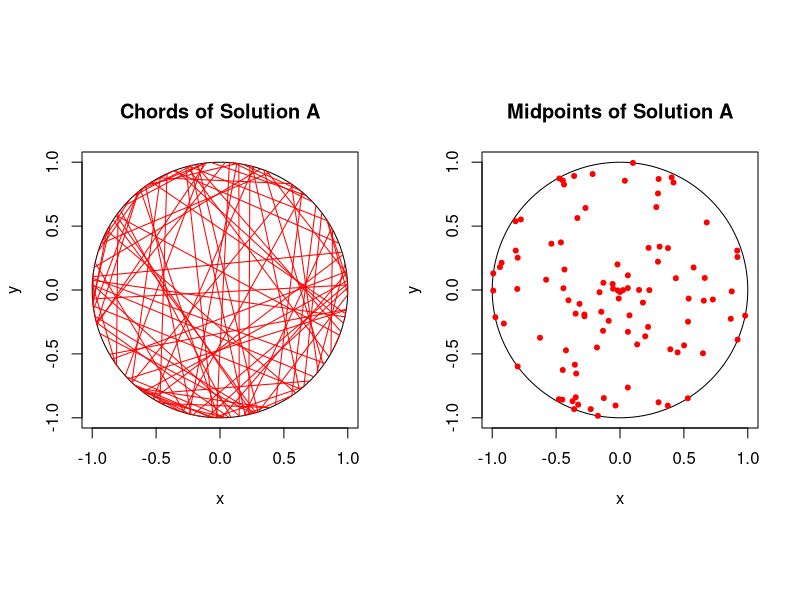
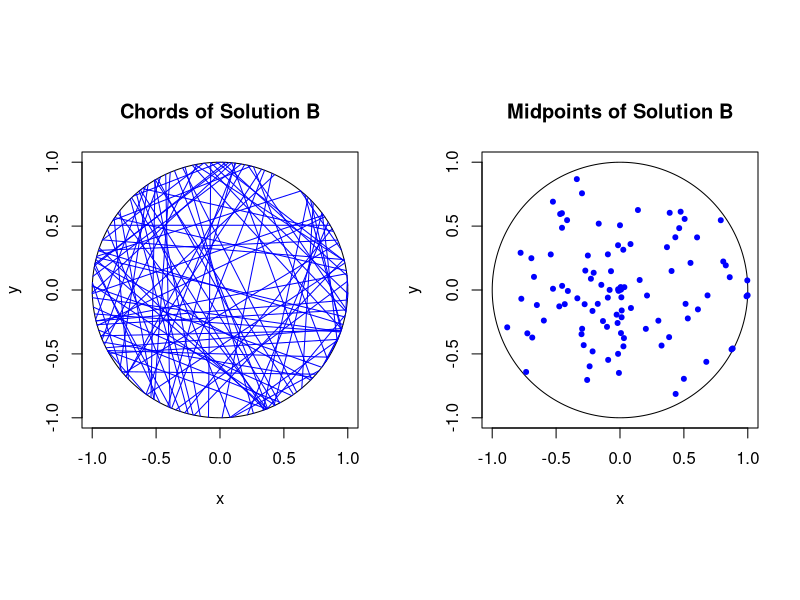
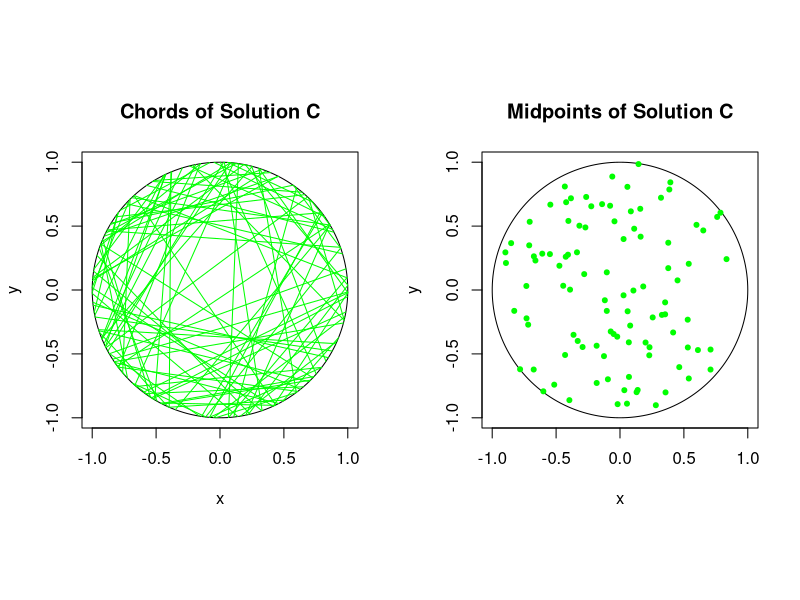

The R script that drew these images, in order:
# Illustrate the three solutions of the Bertrand paradox on a disk.
# The paradox asks what is the probability of a random chord in a 
# circle being greater than a side of equilateral triangle inscribed in
# the circle. Traditionally this problem has three different solutions.
# The three solutions are labelled A, B and C, which correspond to
# solutions 1, 2 and 3 in, for example, the Wikipedia article:
# https://en.wikipedia.org/wiki/Bertrand_paradox_(probability)
# The empirical estimates are also done for the probability of the chord 
# length being greater than the side of the triangle. 
# The results are not plotted if the number of lines is equal to or 
# greater than a thousand (ie numbLines<1000 for plotting).
# Author: H. Paul Keeler, 2019.
# Website: hpaulkeeler.com
# Repository: github.com/hpaulkeeler/posts
# For more details, see the post:
# hpaulkeeler.com/the-bertrand-paradox/

###START Parameters START###
#Simulation disk dimensions
xx0=0; yy0=0; #center of disk
r=1; #disk radius
numbLines=10^2;#number of lines
###END Parameters END###

###START Simulate three solutions on a disk START###
#Solution A
thetaA1=2*pi*runif(numbLines); #choose angular component uniformly
thetaA2=2*pi*runif(numbLines); #choose angular component uniformly

#calculate segment endpoints
xxA1=xx0+r*cos(thetaA1);
yyA1=yy0+r*sin(thetaA1);
xxA2=xx0+r*cos(thetaA2);
yyA2=yy0+r*sin(thetaA2);
#calculate midpoints of segments
xxA0=(xxA1+xxA2)/2; yyA0=(yyA1+yyA2)/2;

#Solution B
thetaB=2*pi*runif(numbLines); #choose angular component uniformly
pB=r*runif(numbLines); #choose radial component uniformly
qB=sqrt(r^2-pB^2); #distance to circle edge (along line)

#calculate trig values
sin_thetaB=sin(thetaB);
cos_thetaB=cos(thetaB);

#calculate segment endpoints
xxB1=xx0+pB*cos_thetaB+qB*sin_thetaB;
yyB1=yy0+pB*sin_thetaB-qB*cos_thetaB;
xxB2=xx0+pB*cos_thetaB-qB*sin_thetaB;
yyB2=yy0+pB*sin_thetaB+qB*cos_thetaB;
#calculate midpoints of segments
xxB0=(xxB1+xxB2)/2; yyB0=(yyB1+yyB2)/2;

#Solution C
#choose a point uniformly in the disk
thetaC=2*pi*runif(numbLines); #choose angular component uniformly
pC=r*sqrt(runif(numbLines)); #choose radial component
qC=sqrt(r^2-pC^2); #distance to circle edge (alonge line)

#calculate trig values
sin_thetaC=sin(thetaC);
cos_thetaC=cos(thetaC);

#calculate segment endpoints
xxC1=xx0+pC*cos_thetaC+qC*sin_thetaC;
yyC1=yy0+pC*sin_thetaC-qC*cos_thetaC;
xxC2=xx0+pC*cos_thetaC-qC*sin_thetaC;
yyC2=yy0+pC*sin_thetaC+qC*cos_thetaC;
#calculate midpoints of segments
xxC0=(xxC1+xxC2)/2; yyC0=(yyC1+yyC2)/2;
###END Simulate three solutions on a disk END###

#Plot if there are less than a thousand lines.
if (numbLines<1000) {
  #create points for circle 
  t=seq(0,2*pi,len=200);
  xp=r*cos(t); yp=r*sin(t);
  
  ### START Plotting START ###
  #Solution A
  #plot.new();
  par(mfrow=c(1,2));
  par(pty="s"); #use square plotting region
  plot(xx0+xp,yy0+yp,xlab='x',ylab='y',type="l", col='black',main='Chords of Solution A');
  #plot segments of Solution A
  segments(xxA1,yyA1,xxA2,yyA2,col='red'); 
  #draw circle
  par(pty="s"); #use square plotting region
  plot(xx0+xp,yy0+yp,xlab='x',ylab='y',type="l", col='black',main='Midpoints of Solution A');
  #plot midpoints of Solution A
  points(xxA0,yyA0,pch=20,col='red');  
  
  #Solution B
  #plot.new();
  par(mfrow=c(1,2));
  par(pty="s"); #use square plotting region
  plot(xx0+xp,yy0+yp,xlab='x',ylab='y',type="l", col='black',main='Chords of Solution B');
  #plot segments of Solution B
  segments(xxB1,yyB1,xxB2,yyB2,col='blue'); 
  #draw circle
  par(pty="s"); #use square plotting region
  plot(xx0+xp,yy0+yp,xlab='x',ylab='y',type="l", col='black',main='Midpoints of Solution B');
  #plot midpoints of Solution B
  points(xxB0,yyB0,pch=20,col='blue'); 
  
  #Solution C
  #plot.new();
  par(mfrow=c(1,2));
  par(pty="s"); #use square plotting region
  plot(xx0+xp,yy0+yp,xlab='x',ylab='y',type="l", col='black',main='Chords of Solution C');
  #plot segments of Solution C
  segments(xxC1,yyC1,xxC2,yyC2,col='green'); 
  #draw circle
  par(pty="s"); #use square plotting region
  plot(xx0+xp,yy0+yp,xlab='x',ylab='y',type="l", col='black',main='Midpoints of Solution C');
  #plot midpoints of Solution C
  points(xxC0,yyC0,pch=20,col='green'); 
  ###END Plotting END###
}
